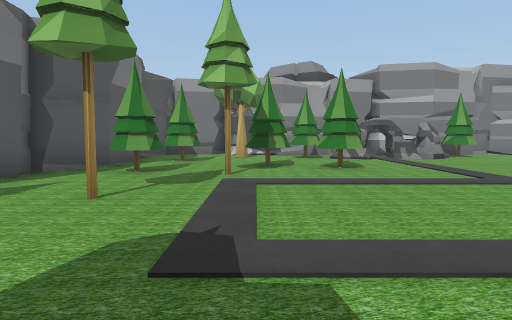
view 1 (above)

19 first-person views from a walk through a 3-D level made in the Unity game engine. The camera is 1.3 m above the floor, tilts 4° down and sees 75° across. The floor is counted in squares, 2 m on a side. Each view is taken from the middle of a square. On the plan, view 1 faces up. The plan holds only what a view shows up to about 10 squares ahead; the rest is blank. The place goes on beyond the plan. The player is left out.

view 2
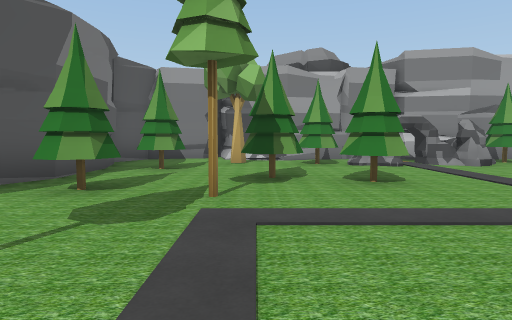

view 3
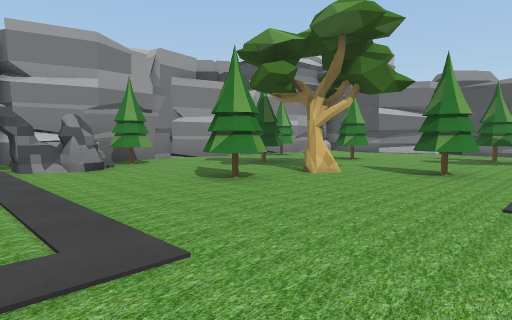

view 4
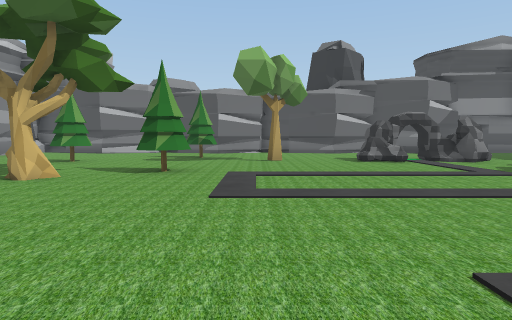

view 5
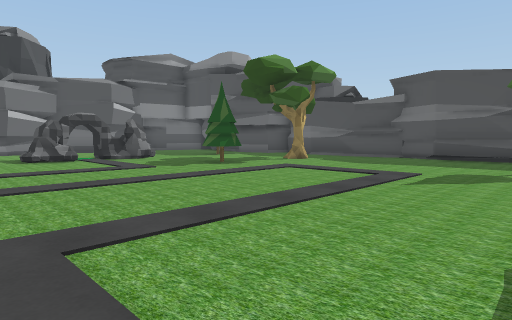

view 6
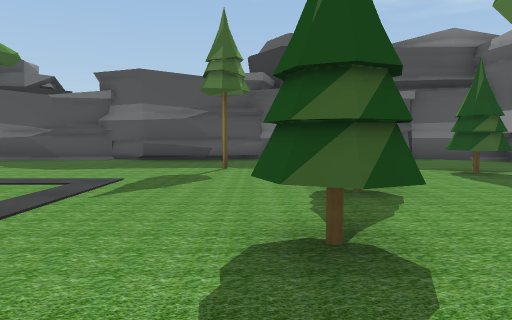

view 7
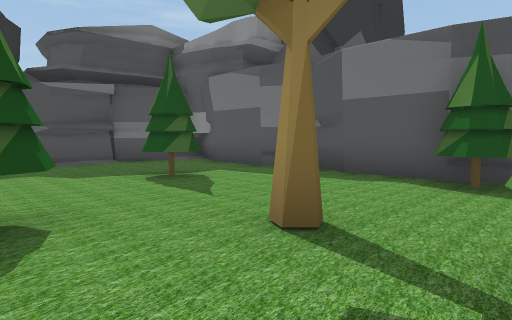

view 8
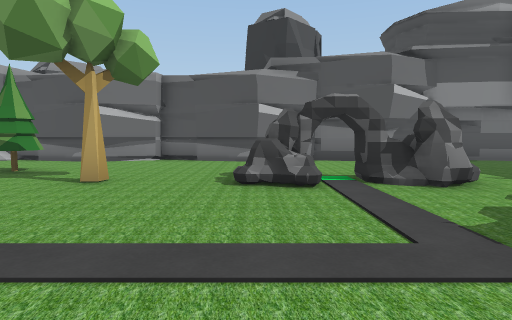

view 9
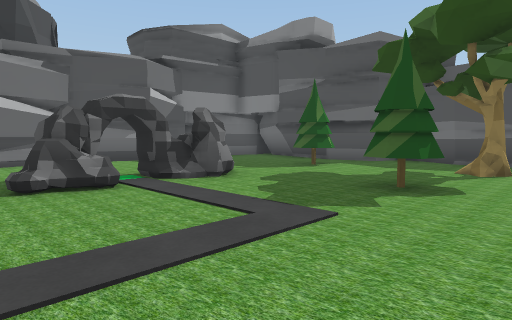

view 10
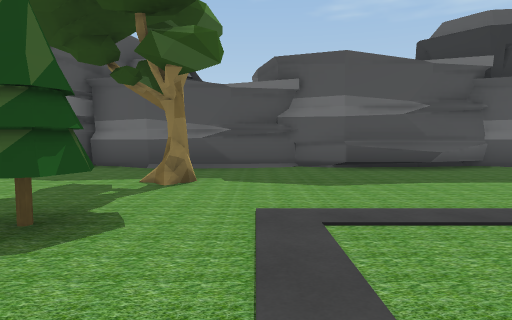

view 11
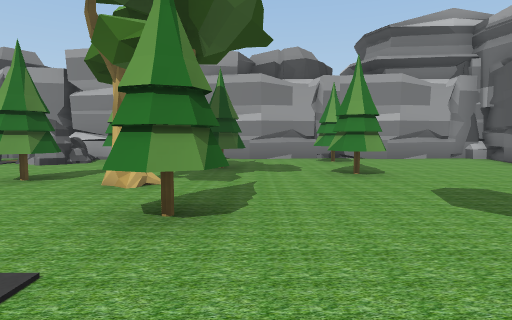

view 12
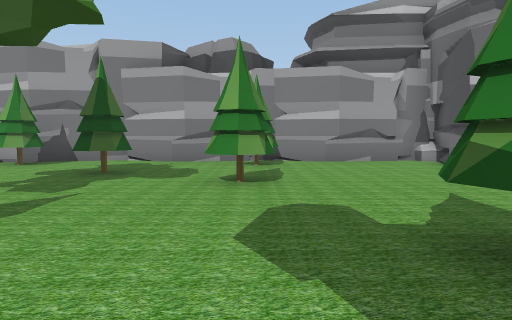

view 13
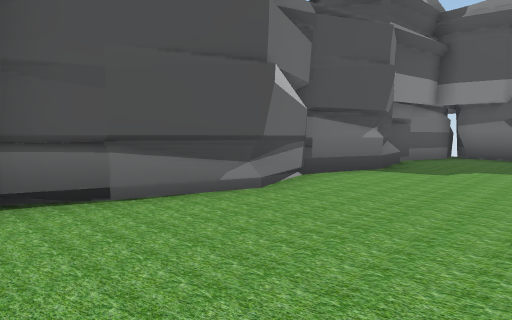

view 14
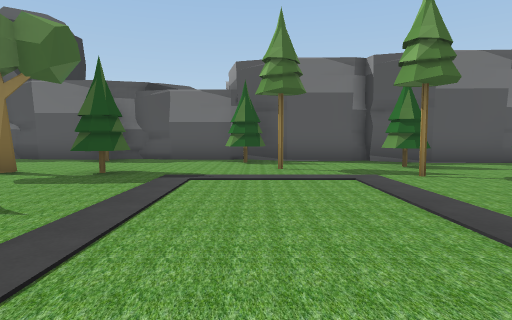

view 15
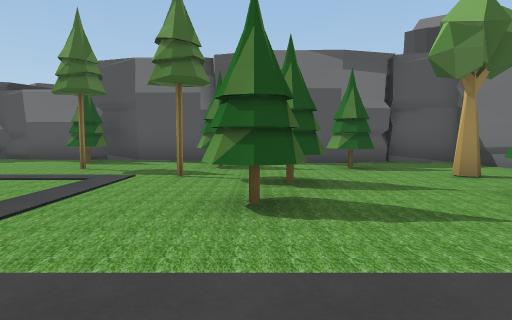

view 16
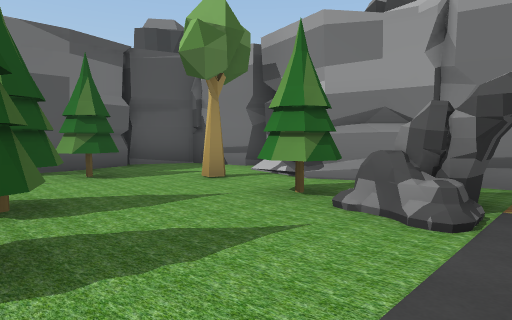

view 17
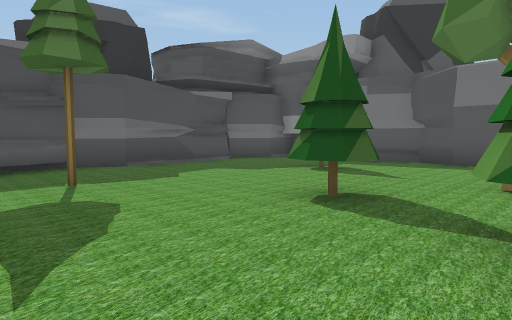

view 18
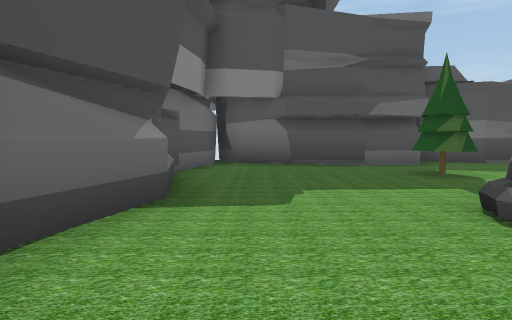

view 19
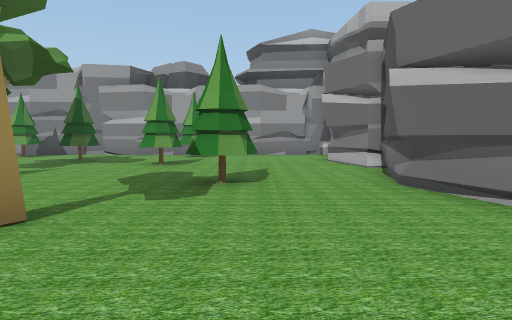

### Floor plan
Key: @ floor where view 1 was taken; # wall or solid block; . floor; T tree; R rock.
Columns run from 5 left of view 1 to 17 right of it. Each row starts with its distance up from view 1.
 13    ###
 12  ###.##################
 11  #......RRRTT....T....#
 10  #...TTTRRR...........#
  9  #.T..........T......##
  8  #...T...........T....#
  7  #...T.T...TTT........#
  6  #.T.T................#
  5  #............T...TT.##
  4  #...................##
  3 ##TT..................#
  2 #................T....#
  1 #.....................#
  0 #...T@...........R...##
 -1 #T....TT.........RR...#
 -2 #...T............R....#
 -3 #.....T.......T..RR..##
 -4 #.............T......##
 -5 #..T..................#
 -6 #.......T....T...T....#
 -7 #.....................#
 -8 #.......###.....#######
 -9 ######R## #######   # #
-10      RR
-11       RR

Where each view was taken, in squares from view 1:
view 1: 0 up, 0 right, facing up
view 2: 2 up, 0 right, facing up
view 3: 3 up, 3 right, facing up-right
view 4: 3 up, 3 right, facing right
view 5: 2 up, 2 right, facing down-right
view 6: 1 up, 2 right, facing down
view 7: 0 up, 1 right, facing down-left
view 8: 0 up, 7 right, facing right
view 9: 1 up, 7 right, facing down-right
view 10: 1 down, 7 right, facing down
view 11: 2 up, 10 right, facing up
view 12: 3 up, 12 right, facing up
view 13: 3 up, 13 right, facing down-right
view 14: 3 up, 5 right, facing left
view 15: 7 up, 5 right, facing left
view 16: 7 up, 4 right, facing up-left
view 17: 1 down, 4 right, facing down-left
view 18: 0 up, 15 right, facing down
view 19: 0 up, 14 right, facing up
